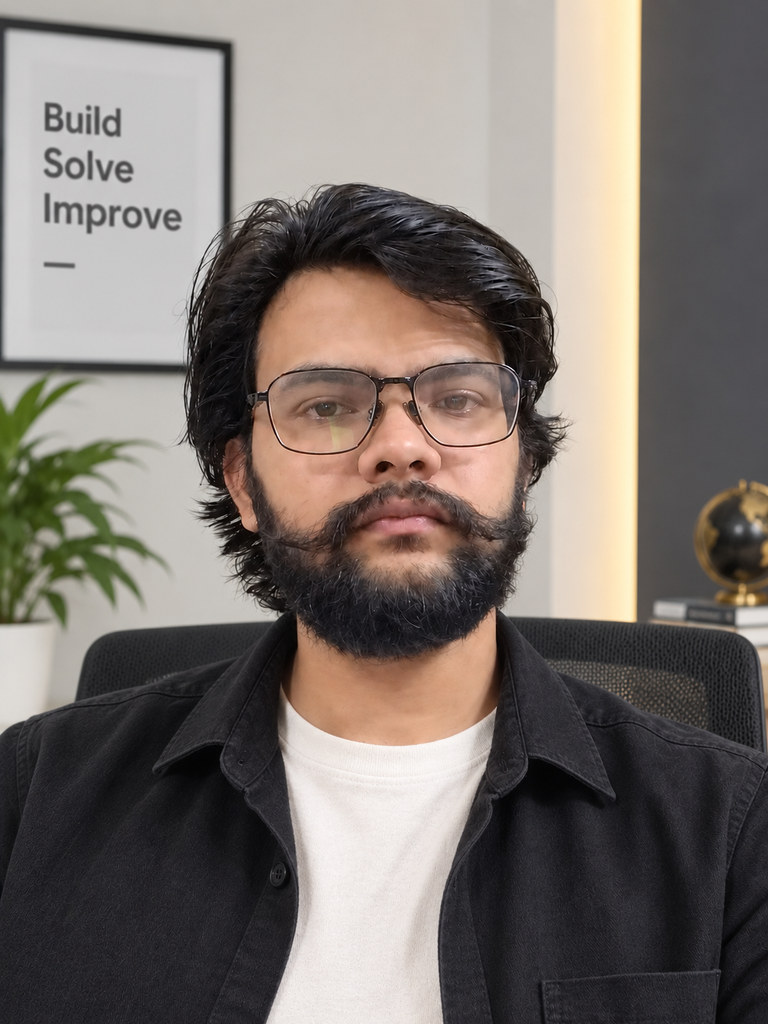
#> input picture assets/media/portrait.jpg, 768 x 1024 px, found by its file name; its folder holds 4 pictures in this run
$ python banner_variants.py
#> lines starting #> are read from the running program, lines starting #| are printed output that depends on the picture; after the words box and inside, x2 and y2 are one past the last pixel; in counts of white or black regions, pixels touching at a corner belong together; pictures that were not available may be replaced by others from this repository, and a replacement may not be noted
"""Three lower-text banner options, rendered with the profile circle overlaid.

The circle matters: LinkedIn punches it out of the lower left, so a banner can
only be judged as a composite. Each variant drops the headline sentence and
leans harder on the drawing.
"""
import pathlib
from PIL import Image, ImageDraw, ImageFont

MEDIA = pathlib.Path(r"E:\cowork\thermal-portfolio\assets\media")
RAW = MEDIA / "raw"
OUT = MEDIA / "linkedin"
OUT.mkdir(exist_ok=True)
FONTS = pathlib.Path(r"C:\Windows\Fonts")

BW, BH = 1584, 396
PAPER = (242, 243, 244)
INK = (22, 24, 26)
INK45 = (130, 135, 140)
INK20 = (199, 203, 206)
GRID = (233, 235, 236)
RED = (204, 42, 30)
URL = "princechauhan-thermal.github.io"


def f(n, s):
    return ImageFont.truetype(str(FONTS / n), s)


MONO = "consola.ttf" if (FONTS / "consola.ttf").exists() else "arial.ttf"


def ground():
    b = Image.new("RGB", (BW, BH), PAPER)
    d = ImageDraw.Draw(b)
    for x in range(0, BW, 24):
        d.line([(x, 0), (x, BH)], fill=GRID)
    for y in range(0, BH, 24):
        d.line([(0, y), (BW, y)], fill=GRID)
    d.line([(0, BH - 3), (BW, BH - 3)], fill=INK20, width=3)
    return b, d


def url_mark(d, y=None):
    fs = f(MONO, 17)
    w = d.textlength(URL, font=fs)
    d.text((BW - w - 40, y or BH - 46), URL, font=fs, fill=INK45)


# ── A. Envelope only ─────────────────────────────────────────────────────────
def variant_a():
    b, d = ground()
    CX, y = 980, 200
    x0, x1 = CX - 400, CX + 380
    fm, fs = f("arial.ttf", 24), f(MONO, 22)

    w = d.textlength("65 °C", font=fm)
    d.text((CX - w / 2, y - 68), "65 °C", font=fm, fill=INK)
    d.line([(x0, y), (x1, y)], fill=INK, width=4)
    d.polygon([(x0, y), (x0 + 18, y - 10), (x0 + 18, y + 10)], fill=INK)
    d.polygon([(x1, y), (x1 - 18, y - 10), (x1 - 18, y + 10)], fill=INK)
    d.line([(x0, y - 30), (x0, y + 30)], fill=INK20, width=2)
    d.line([(x1, y - 34), (x1, y + 34)], fill=RED, width=6)
    d.text((x0 - 6, y + 36), "-10 °C", font=fs, fill=INK45)
    d.text((x1 - 78, y + 36), "+55 °C", font=fs, fill=INK45)
    url_mark(d)
    return b


# ── B. Coolant loop, drawing only ────────────────────────────────────────────
def variant_b():
    b, d = ground()
    fs = f(MONO, 16)
    L, R, T, Bm, r = 620, 1400, 120, 290, 46

    # Racetrack. PIL measures arc angles clockwise from 3 o'clock, and each
    # corner's bounding box is the 2r square tucked into that corner.
    def loop():
        d.line([(L + r, T), (R - r, T)], fill=INK, width=3)
        d.line([(L + r, Bm), (R - r, Bm)], fill=INK, width=3)
        d.line([(L, T + r), (L, Bm - r)], fill=INK, width=3)
        d.line([(R, T + r), (R, Bm - r)], fill=INK, width=3)
        for box, s, e in (((L, T, L + 2 * r, T + 2 * r), 180, 270),
                          ((R - 2 * r, T, R, T + 2 * r), 270, 360),
                          ((R - 2 * r, Bm - 2 * r, R, Bm), 0, 90),
                          ((L, Bm - 2 * r, L + 2 * r, Bm), 90, 180)):
            d.arc(box, s, e, fill=INK, width=3)

    loop()
    # flow direction, top run left-to-right and bottom run right-to-left
    for (ax, ay, dx) in ((940, T, 1), (1080, Bm, -1)):
        d.polygon([(ax + 16 * dx, ay), (ax - 7 * dx, ay - 10), (ax - 7 * dx, ay + 10)], fill=INK)

    # Unlabelled blocks: the shapes read as a loop without spending any words.
    for (cx, cy) in ((770, T), (1250, T), (1010, Bm)):
        d.rectangle([cx - 58, cy - 25, cx + 58, cy + 25],
                    fill=(255, 255, 255), outline=INK, width=3)

    # one red mark: the limit the loop is designed against
    d.line([(R, T + r - 28), (R, T + r + 28)], fill=RED, width=6)
    url_mark(d)
    return b


# ── C. Two numbers, nothing else ─────────────────────────────────────────────
def variant_c():
    b, d = ground()
    fb = f("arialbd.ttf", 84)
    fs = f(MONO, 19)
    txt_l, txt_r = "-10", "+55 °C"
    wl = d.textlength(txt_l, font=fb)
    wr = d.textlength(txt_r, font=fb)
    gap = 150                              # room for the arrow between them
    block = wl + gap + wr + 22             # +22 for the red limit tick
    x = 980 - block / 2                    # centred clear of the photo circle
    y = 150

    d.text((x, y), txt_l, font=fb, fill=INK)
    ax0, ax1 = x + wl + 42, x + wl + gap - 20
    d.line([(ax0, y + 54), (ax1, y + 54)], fill=INK, width=4)
    d.polygon([(ax1, y + 54), (ax1 - 22, y + 42), (ax1 - 22, y + 66)], fill=INK)

    xr = x + wl + gap
    d.text((xr, y), txt_r, font=fb, fill=INK)
    d.line([(xr + wr + 16, y + 8), (xr + wr + 16, y + 96)], fill=RED, width=7)

    cap = "operating envelope"
    wc = d.textlength(cap, font=fs)
    d.text((980 - wc / 2, y + 122), cap, font=fs, fill=INK45)
    url_mark(d)
    return b


# ── composite sheet ──────────────────────────────────────────────────────────
src = next((p for e in ("jpg", "jpeg", "png", "webp") for p in RAW.glob(f"portrait.{e}")), None)
im = Image.open(src).convert("RGB")
#> im is the input picture: PIL image 768x1024 RGB; mean R, G, B 123.2, 115, 109.6
side = min(im.size)
#> side = 768
face = im.crop(((im.width - side) // 2, int(im.height * 0.04),
                (im.width - side) // 2 + side, int(im.height * 0.04) + side))
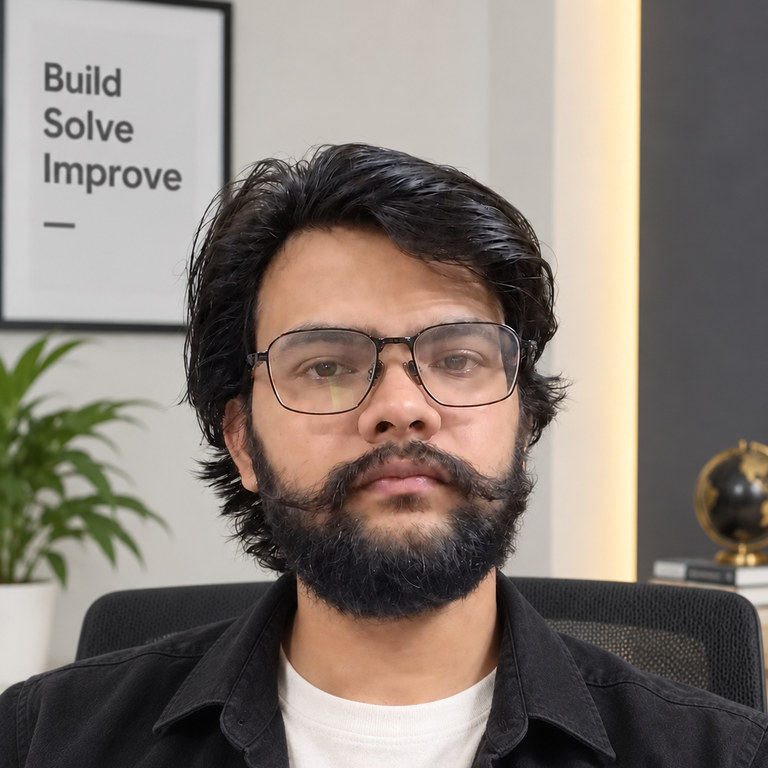
#> face: PIL image 768x768 RGB; mean R, G, B 134.3, 124.4, 116.7

D = 232
circ = face.resize((D, D), Image.LANCZOS)
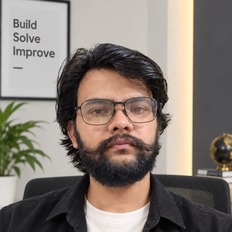
#> circ: PIL image 232x232 RGB; mean R, G, B 134.3, 124.4, 116.7
mask = Image.new("L", (D * 4, D * 4), 0)
#> mask: PIL image 928x928 L; every value is 0
ImageDraw.Draw(mask).ellipse([0, 0, D * 4 - 1, D * 4 - 1], fill=255)
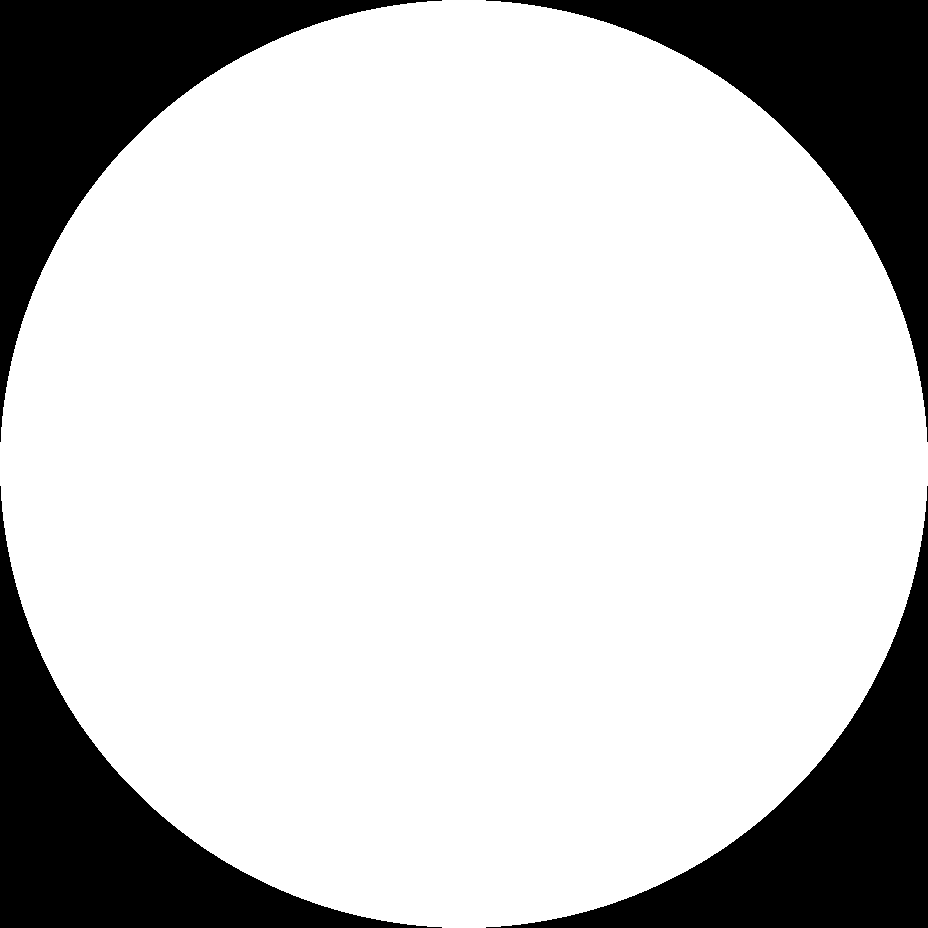
#> mask: PIL image 928x928 L; 78.5% white; 4 black regions, box (x1, y1, x2, y2) and area: (0, 0, 442, 442) 46248, (486, 0, 928, 442) 46248, (0, 486, 442, 928) 46248, (486, 486, 928, 928) 46248
mask = mask.resize((D, D), Image.LANCZOS)
#> mask: PIL image 232x232 L
ringm = Image.new("L", ((D + 10) * 4,) * 2, 0)
#> ringm: PIL image 968x968 L; every value is 0
ImageDraw.Draw(ringm).ellipse([0, 0, (D + 10) * 4 - 1, (D + 10) * 4 - 1], fill=255)
#> ringm: PIL image 968x968 L; 78.5% white; 4 black regions, box (x1, y1, x2, y2) and area: (0, 0, 462, 462) 50304, (506, 0, 968, 462) 50304, (0, 506, 462, 968) 50304, (506, 506, 968, 968) 50304
ringm = ringm.resize((D + 10, D + 10), Image.LANCZOS)
#> ringm: PIL image 242x242 L
ring = Image.new("RGB", (D + 10, D + 10), (255, 255, 255))
#> ring: PIL image 242x242 RGB; every value is 255

variants = [("A", variant_a()), ("B", variant_b()), ("C", variant_c())]
#> in variant_a, `b, d = ground()`:
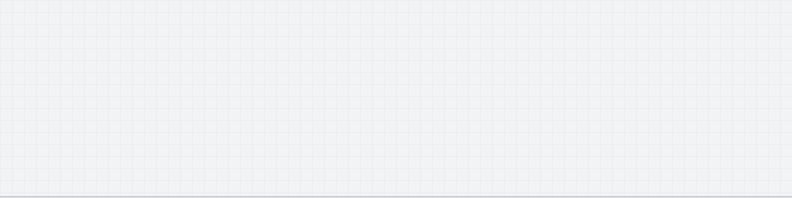
#> b: PIL image 1584x396 RGB (shown at 1/2 size); mean R, G, B 240.9, 242, 243.1
#> in variant_a, `w = d.textlength("65 °C", font=fm)`: w = 66.92
#> in variant_c, `wl = d.textlength(txt_l, font=fb)`: wl = 137.2
#> in variant_c, `wr = d.textlength(txt_r, font=fb)`: wr = 304.6
#> in variant_c, `block = wl + gap + wr + 22`: block = 613.8
#> in variant_c, `x = 980 - block / 2`: x = 673.1
#> in variant_c, `ax0, ax1 = x + wl + 42, x + wl + gap - 20`: ax0 = 852.3; ax1 = 940.3
#> in variant_c, `xr = x + wl + gap`: xr = 960.3
#> in variant_c, `wc = d.textlength(cap, font=fs)`: wc = 185
LBL = 44
sheet = Image.new("RGB", (BW, (BH + LBL) * 3), (255, 255, 255))
#> sheet: PIL image 1584x1320 RGB; every value is 255
sd = ImageDraw.Draw(sheet)
fl = f("arialbd.ttf", 24)

for i, (name, img) in enumerate(variants):
    img.save(OUT / f"banner-{name}.jpg", "JPEG", quality=92, optimize=True, subsampling=0)
    comp = img.copy()
    comp.paste(ring, (108, BH - 150), ringm)
    comp.paste(circ, (113, BH - 145), mask)
    top = i * (BH + LBL)
    sd.text((24, top + 12), {"A": "A — envelope only", "B": "B — loop drawing, no words",
                             "C": "C — two numbers"}[name], font=fl, fill=(20, 20, 20))
    sheet.paste(comp, (0, top + LBL))
#> this loop made 3 passes
#> (name, top) on passes 1 to 3: ('A', 0), ('B', 440), ('C', 880)
#> pass 1, `img.save(OUT / f"banner-{name}.jpg", "JPEG", quality=92, optimize=True..`:
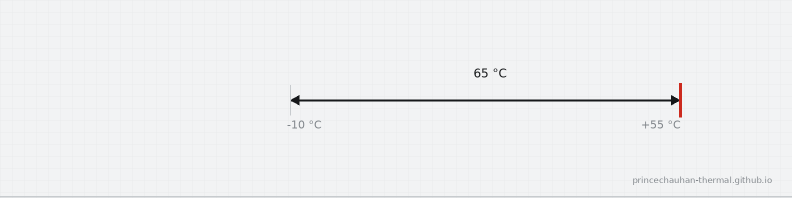
#> saved as banner-A.jpg: PIL image 1584x396 RGB (shown at 1/2 size); mean R, G, B 239.4, 240.4, 241.4
#> after the loop:
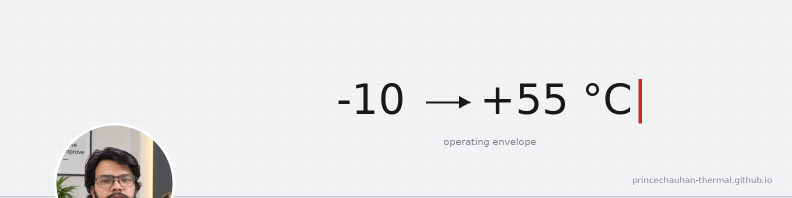
#> comp: PIL image 1584x396 RGB (shown at 1/2 size); mean R, G, B 234.5, 234.8, 235.4
#> after the loop:
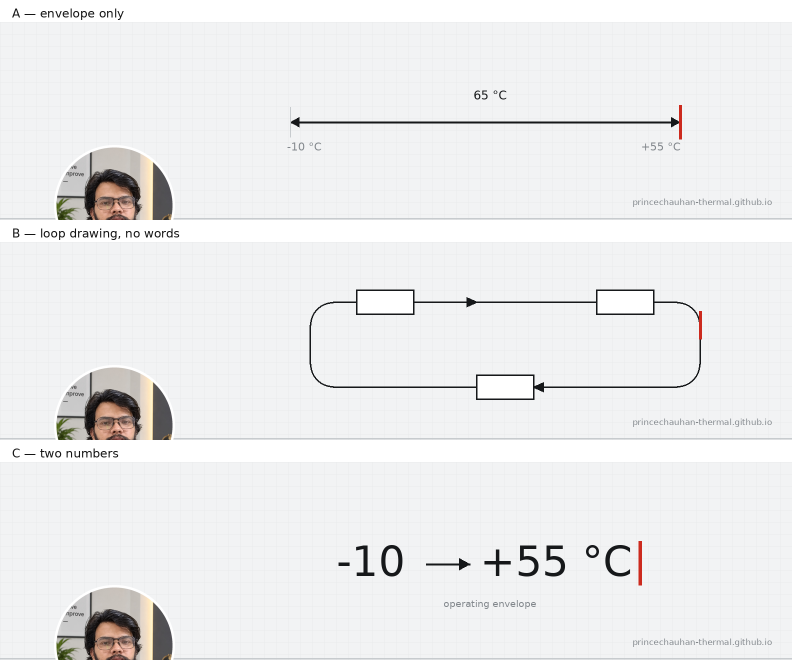
#> sheet: PIL image 1584x1320 RGB (shown at 1/2 size); mean R, G, B 236.6, 236.9, 237.4

sheet.save(OUT / "banner-options.jpg", "JPEG", quality=88, optimize=True)
print("wrote banner-A/B/C.jpg and banner-options.jpg")
